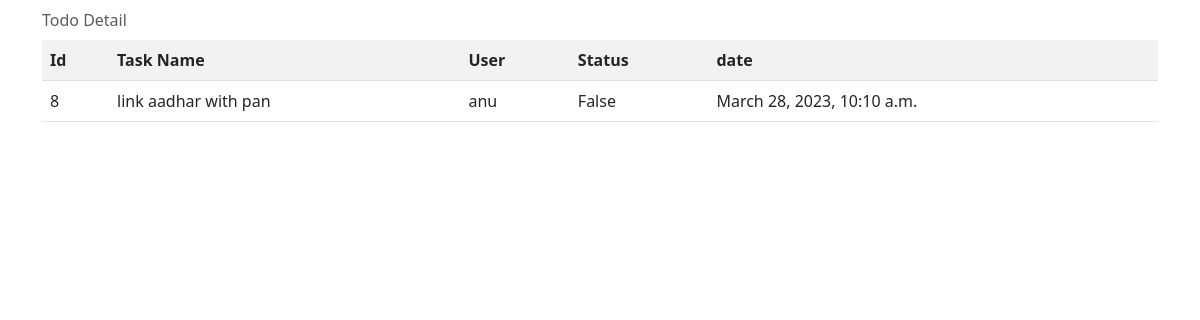
Screenshot of /todo/8 with the database file from the repository.
### tasks/models.py (models this page shows, shortened)
class Todo(models.Model):
    task_name=models.CharField(max_length=250)
    user=models.ForeignKey(User,on_delete=models.CASCADE)
    status=models.BooleanField(default=False)
    date=models.DateTimeField(auto_now_add=True)

### tasks/views.py (the view)
# urls.py: path('todo/<int:pk>',views.TodoDetailsView.as_view(),name="todo-detail"),
class TodoDetailsView(View):
    def get(self,request,*args,**kwargs):
        id=kwargs.get("pk")         ## extracting id
        qs=Todo.objects.get(id=id)  ## take these id of todo object
        return render(request,'todo-detail.html',{'todo':qs})

### tasks/templates/todo-detail.html (shortened to what this page needs)
<!DOCTYPE html>
<html lang="en">
<head>
    <link href="https://cdn.jsdelivr.net/npm/bootstrap@5.3.0-alpha1/dist/css/bootstrap.min.css" rel="stylesheet">
</head>
<body>
    <div class="container">
        <table class="table table-striped">
            <caption class="caption-top">Todo Detail</caption>
            <tr>
                <th>Id</th>
                <th>Task Name</th>
                <th>User</th>
                <th>Status</th>
                <th>date</th>
            </tr>
            <tr>
                <td>{{todo.id}}</td>
                <td>{{todo.task_name}}</td>
                <td>{{todo.user}}</td>
                <td>{{todo.status}}</td>
                <td>{{todo.date}}</td>
</tr>
 </table>
</body>
</html>

### rows the page displays
Todo: id "8", task_name "link aadhar with pan", user "anu", status "False", date "March 28, 2023, 10:10 a.m."
